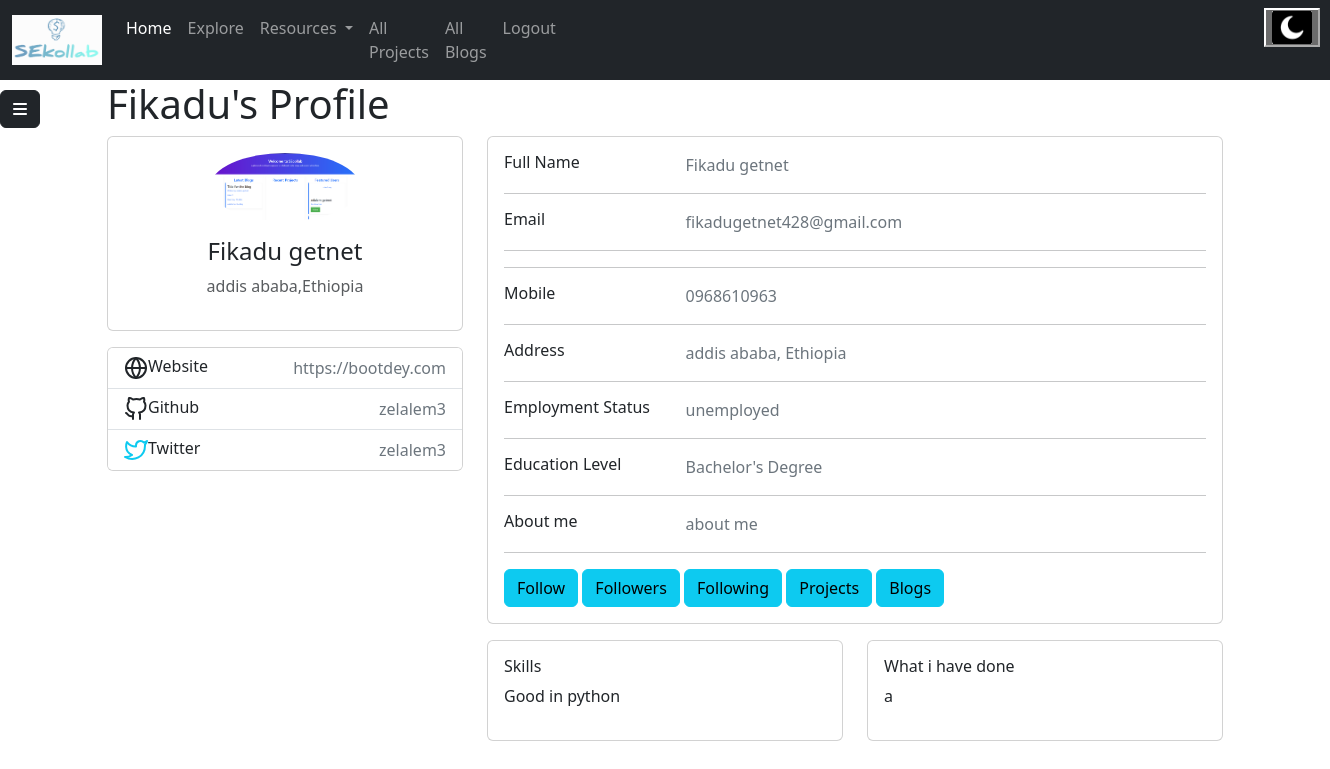
The page /profile/2 (signed in) on the database its author committed.
### models.py (models this page shows)
class User(UserMixin, db.Model):
    __tablename__ = "users"
    id = Column(Integer, primary_key=True, autoincrement=True)
    email = Column(String(100), unique=True)
    username = Column(String)
    fname = Column(String(30), nullable=False)
    lname = Column(String(30), nullable=False)
    profile_photo = Column(String)
    about_me = Column(String, nullable=False)
    phone_number = Column(String(11), nullable=False)
    age = Column(String(11), nullable=False)
    status = Column(String, nullable=False)
    skills = Column(String, nullable=False)
    portfolio = Column(String)
    password = Column(String(100))
    date = Column(String, nullable=False, default=datetime.date.today().strftime("%B %d, %Y"))
    is_active = db.Column(db.Boolean, default=True)
    country = Column(String, nullable=False)
    City = Column(String, nullable=False)
    twitter = Column(String)
    github = Column(String)
    education_status = Column(String)
    employment_status=Column(String, nullable=False)
    blogs = relationship("Blog", back_populates="author")
    comments = relationship("Userscomment", back_populates="user")
    liked_blogs = relationship("Blog", secondary='liked_blogs', backref='liking_users')
    collabration = relationship("Collabration", back_populates="user")
    followers = relationship("Follower", foreign_keys="[Follower.user_id]",back_populates="followed_user")
    following = relationship("Follower", foreign_keys="[Follower.follower_id]", back_populates="follower")
    interests = relationship("Interest", back_populates="user")

### main.py (the view)
@app.route("/profile/<int:id>", methods=["GET", "POST"])
@login_required
def profile(id):
    user = User.query.filter_by(id=id).first()
    return render_template("otherprofile.html", user=user)

### main.py (called while the page is built)
@login_manager.user_loader
def load_user(user_id):
    return User.query.get(int(user_id))

### templates/otherprofile.html (shortened to what this page needs)
<!DOCTYPE html>
<html lang="en">
<head>
    <link href="https://cdn.jsdelivr.net/npm/bootstrap@5.3.3/dist/css/bootstrap.min.css" rel="stylesheet">
<link rel="stylesheet" href="../static/css/sidebar.css">
</head>
<body>
{% include "navigationloggedin.html" %}
{% include "sidebar.html" %}
   <div class="container">
    <div class="main-body">
     <h1>{{ user.fname }}'s Profile</h1>
          <div class="row gutters-sm">
            <div class="col-md-4 mb-3">
              <div class="card">
                <div class="card-body">
                  <div class="d-flex flex-column align-items-center text-center">
                    <img src="../{{ user.profile_photo }}" alt="Admin" class="rounded-circle" width="150">
                    <div class="mt-3">
                      <h4>{{ user.fname }} {{ user.lname }}</h4>
                      <p class="text-muted font-size-sm">{{ user.City}},{{user.country}} </p>
                    </div>
                  </div>
                </div>
              </div>
              <div class="card mt-3">
                <ul class="list-group list-group-flush">
                  <li class="list-group-item d-flex justify-content-between align-items-center flex-wrap">
                    <h6 class="mb-0">Website</h6>
                    <span class="text-secondary">https://bootdey.com</span>
                  </li>
                  <li class="list-group-item d-flex justify-content-between align-items-center flex-wrap">
                    <h6 class="mb-0">Github</h6>
                    <span class="text-secondary">{{ user.github }}</span>
                  </li>
                  <li class="list-group-item d-flex justify-content-between align-items-center flex-wrap">
                    <h6 class="mb-0">Twitter</h6>
                    <span class="text-secondary">{{ user.twitter }}</span>
                  </li>
                </ul>
              </div>
            </div>
            <div class="col-md-8">
              <div class="card mb-3">
                <div class="card-body">
                  <div class="row">
                    <div class="col-sm-3">
                      <h6 class="mb-0">Full Name</h6>
                    </div>
                    <div class="col-sm-9 text-secondary">
                      {{ user.fname }} {{ user.lname }}
                    </div>
                  </div>
                  <hr>
                  <div class="row">
                    <div class="col-sm-3">
                      <h6 class="mb-0">Email</h6>
                    </div>
                    <div class="col-sm-9 text-secondary">
                      {{ user.email }}
                    </div>
                  </div>
                  <hr>
                  <hr>
                  <div class="row">
                    <div class="col-sm-3">
                      <h6 class="mb-0">Mobile</h6>
                    </div>
                    <div class="col-sm-9 text-secondary">
                      {{ user.phone_number }}
                    </div>
                  </div>
                  <hr>
                  <div class="row">
                    <div class="col-sm-3">
                      <h6 class="mb-0">Address</h6>
                    </div>
                    <div class="col-sm-9 text-secondary">
                      {{ user.City }}, {{ user.country }}
                    </div>
                  </div>
                  <hr>
                  <div class="row">
                    <div class="col-sm-3">
                      <h6 class="mb-0">Employment Status</h6>
                    </div>
                    <div class="col-sm-9 text-secondary">
                       {{ user.employment_status }}
                    </div>
                  </div>
                  <hr>
                     <div class="row">
                    <div class="col-sm-3">
                      <h6 class="mb-0">Education Level</h6>
                    </div>
                    <div class="col-sm-9 text-secondary">
                       {{ user.education_status }}
                    </div>
                  </div>
                  <hr>
                     <div class="row">
                    <div class="col-sm-3">
                      <h6 class="mb-0">About me </h6>
                    </div>
                    <div class="col-sm-9 text-secondary">
                      {{ user.about_me }}
                    </div>
                  </div>
                  <hr>
                  <a ><button type="button" class="btn btn-info" id="follow" user-id="{{ user.id }}">Follow</button></a>
                  <a href="{{ url_for('otherfollowers',id=user.id) }}"><button type="button" class="btn btn-info"  >Followers</button></a>
                  <a href="{{ url_for('otherfollowing',id=user.id) }}"><button type="button" class="btn btn-info">Following</button></a>
                  <a href="{{ url_for('otherprojects',id=user.id) }}"><button type="button" class="btn btn-info">Projects</button></a>
                   <a href="{{ url_for('userblogs',id=user.id) }}"><button type="button" class="btn btn-info">Blogs</button></a>
                </div>
              </div>
              <div class="row gutters-sm">
                <div class="col-sm-6 mb-3">
                  <div class="card h-100">
                    <div class="card-body">
                     <h6> Skills</h6>
                      <p>{{ user.skills }}</p>
                    </div>
                  </div>
                </div>
                <div class="col-sm-6 mb-3">
                  <div class="card h-100">
                    <div class="card-body">
                    <h6> What i have done</h6>
                      <p>{{ user.portfolio }}</p>
                  </div>
                </div>
              </div>
            </div>
          </div>
        </div>
    </div>
   </div>
</body>
</html>

### static/css/sidebar.css (style rules this page uses)
a { text-decoration: none; }
li { color: black; }

### rows shown on the page
User: fname "Fikadu", profile_photo (picture), lname "getnet", City "addis ababa", country "Ethiopia", github "zelalem3", twitter "zelalem3", email "fikadugetnet428@gmail.com", phone_number "0968610963", employment_status "unemployed", education_status "Bachelor's Degree", about_me "about me", skills "Good in python", portfolio "a"
